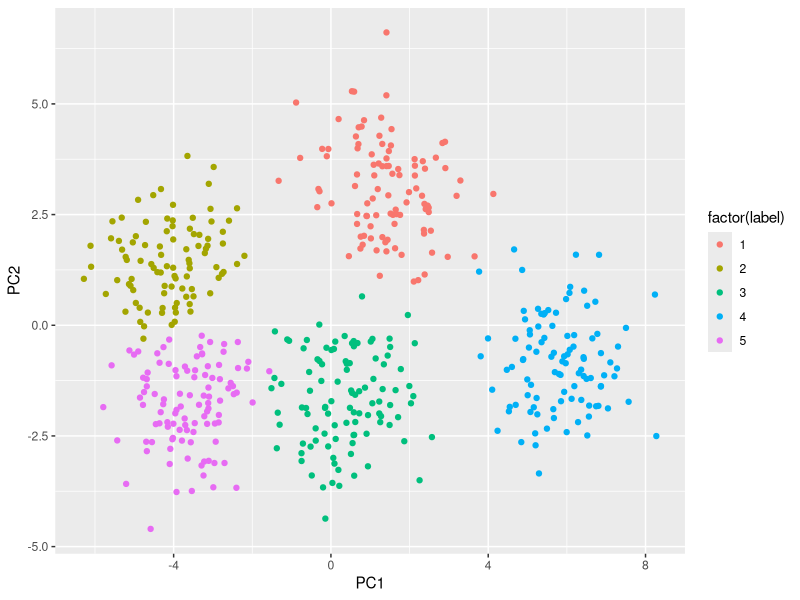

Recreate this plot in R.
## ---- chunk 1
knitr::opts_chunk$set(echo = TRUE)
## ---- chunk 2
my_kmeans <- function(data, k) {

  cluster_labels <- sample(1:k, nrow(data), replace = T)
  
  data_mat <- data %>% as.matrix()
  centroids <- c()
    for(i in 1:k) {
    submat <- data_mat[i == cluster_labels, ]
    centroid <- colSums(submat) / nrow(submat)
    centroids <- rbind(centroids, centroid)
    }

  while (T) {
  old_centroids<-centroids
  for(i in 1:nrow(data_mat)) {
    row <- data_mat[i, ]
    min_d <- Inf
    min_j <- 0
    for(j in 1:k) {
      d <- sqrt(sum((row - centroids[j, ]) * (row - centroids[j, ])))
      if(d < min_d) {
        min_d <- d
        min_j <- j
      }
    }
    cluster_labels[i]<- min_j
  }
  centroids <- c()
  for(i in 1:k) {
    submat <- data_mat[i == cluster_labels, ]
    centroid <- colSums(submat) / nrow(submat)
    centroids <- rbind(centroids, centroid)
  }
  centroid_diff <- old_centroids-centroids
  centroid_distance <- mean(rowSums(centroid_diff*centroid_diff))
  if(centroid_distance<1e-6){
    break
  }
  }
  
  return(cluster_labels)
}
## ---- chunk 3
library(tibble)
set.seed(123)
data_1<-tibble(
  X1 = rnorm(100,5,1),
  X2 = rnorm(100,0,1),
  X3 = rnorm(100,0,1),
  X4 = rnorm(100,0,1),
  X5 = rnorm(100,0,1),
)
data_2 <- tibble(
  X1 = rnorm(100, -5, 1),
  X2 = rnorm(100, 0, 1),
  X3 = rnorm(100, 0, 1),
  X4 = rnorm(100, 0, 1),
  X5 = rnorm(100, 0, 1)
)

data_3 <- tibble(
  X1 = rnorm(100, 0, 1),
  X2 = rnorm(100, 0, 1),
  X3 = rnorm(100, 0, 1),
  X4 = rnorm(100, 3, 1),
  X5 = rnorm(100, 0, 1)
)

data_4 <- tibble(
  X1 = rnorm(100, 0, 1),
  X2 = rnorm(100, 0, 1),
  X3 = rnorm(100, 0, 1),
  X4 = rnorm(100, -2, 1),
  X5 = rnorm(100, 0, 1)
)

data_5 <- tibble(
  X1 = rnorm(100, 4, 1),
  X2 = rnorm(100, 0, 1),
  X3 = rnorm(100, 0, 1),
  X4 = rnorm(100, -3, 1),
  X5 = rnorm(100, 0, 1)
)
data<-rbind(data_1, data_2, data_3, data_4, data_5)
## ---- chunk 4
my_kmeans(data,5)
## ---- chunk 5
library(tidyverse)
result <- prcomp(data %>% as.matrix())
pcd <- result$x %>% as.tibble() %>% mutate(label=my_kmeans(data,5)) %>% select(PC1,PC2,label)
ggplot(pcd, aes(PC1,PC2))+
  geom_point(aes(color=factor(label)))
## ---- chunk 6
library(cluster)
generate_sys<-function(r){
  data_1<-tibble(
  X1 = rnorm(100,5*r,1),
  X2 = rnorm(100,0,1),
  X3 = rnorm(100,0,1),
  X4 = rnorm(100,0,1),
  X5 = rnorm(100,0,1),
)
data_2 <- tibble(
  X1 = rnorm(100, -5*r, 1),
  X2 = rnorm(100, 0, 1),
  X3 = rnorm(100, 0, 1),
  X4 = rnorm(100, 0, 1),
  X5 = rnorm(100, 0, 1)
)

data_3 <- tibble(
  X1 = rnorm(100, 0, 1),
  X2 = rnorm(100, 0, 1),
  X3 = rnorm(100, 0, 1),
  X4 = rnorm(100, 3*r, 1),
  X5 = rnorm(100, 0, 1)
)

data_4 <- tibble(
  X1 = rnorm(100, 0, 1),
  X2 = rnorm(100, 0, 1),
  X3 = rnorm(100, 0, 1),
  X4 = rnorm(100, -2*r, 1),
  X5 = rnorm(100, 0, 1)
)

data_5 <- tibble(
  X1 = rnorm(100, 4*r, 1),
  X2 = rnorm(100, 0, 1),
  X3 = rnorm(100, 0, 1),
  X4 = rnorm(100, -3*r, 1),
  X5 = rnorm(100, 0, 1)
)
data<-rbind(data_1, data_2, data_3, data_4, data_5)
return(data)
}

rs<-c()
ncs<-c()
for (r in seq(0, 2, length.out = 4)){
  dataset<-generate_sys(r)
  result<-clusGap(dataset, kmeans, 10)
  nc <- maxSE(f = result$Tab[,"gap"],
              SE.f = result$Tab[,"SE.sim"],
              method='Tibs2001SEmax',
              SE.factor = 1)
  rs <- c(rs,r)
  ncs <- c(ncs,nc)
}
ncs_df <- tibble(r=rs,nc=ncs)
ncs_df
